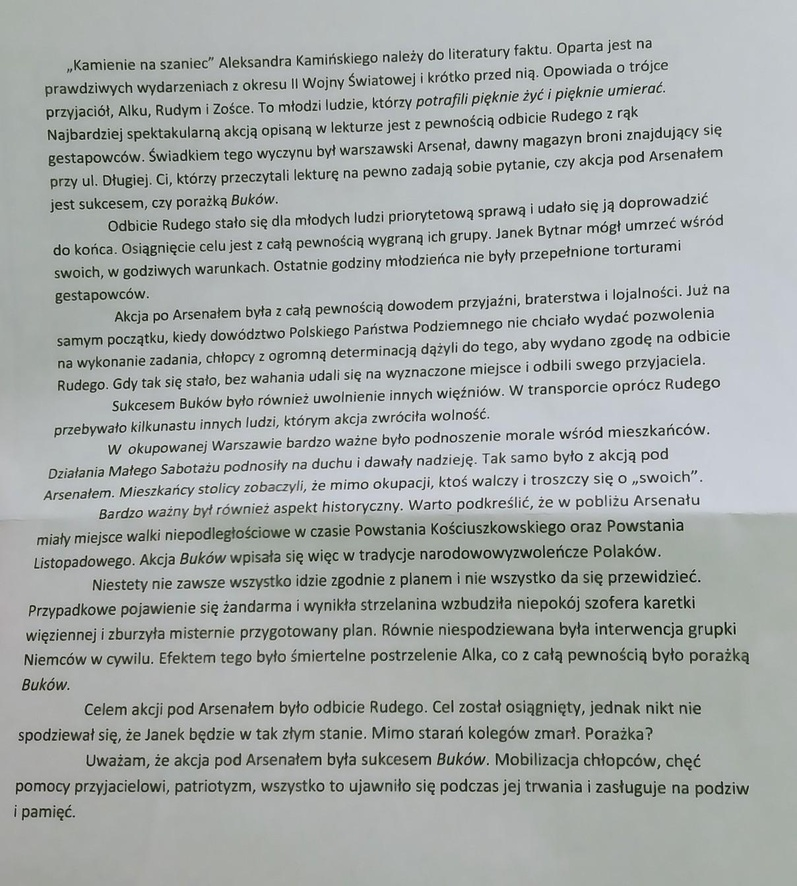
#> input picture ai-path/image-to-black-white/out/image2.jpg, 797 x 886 px, shrunk from 1208 x 1343 before the run
$ jupyter execute --allow-errors calculatingAverage.ipynb
#> lines starting #> are read from the running program, lines starting #| are printed output that depends on the picture; after the words box and inside, x2 and y2 are one past the last pixel; in counts of white or black regions, pixels touching at a corner belong together
[cell 1]
import sys
sys.path.insert(1, "/mnt/c/Users/PC/Desktop/wikolego-repository/ai-path/projects/image-to-black-white/src")

[cell 2]
import os
from PIL import Image


# Sciezki folderow
folder_zrodlowy = "../data"
folder_docelowy = "../out"


# Tworzenie folderu docelowego, jesli nie istnieje
if not os.path.exists(folder_docelowy):
    os.makedirs(folder_docelowy)


# Lista rozszerzen plikow do konwersji
rozszerzenia = [".jpg", ".jpeg", ".png"]


# Petla po plikach w folderze zrodlowym
#> (the rest of this cell did not finish here and is left out)

[cell 3]
import cv2
import numpy as np
from matplotlib import pyplot as plt

nazwy_plikow = [
    # "../out/image1.jpg",
    "../out/image2.jpg",
    "../out/image3.jpg",
    "../out/image4.jpg",
    "../out/image5.jpg"
]

rows = 1
columns = 4

fig = plt.figure(figsize=(16, 8))

images = []

for i, nazwa_pliku in enumerate(nazwy_plikow):
    if not os.path.exists(nazwa_pliku):
        print("plik", nazwa_pliku, "nie istnieje")
        continue

    img = cv2.imread(nazwa_pliku)
#> img is the input picture: shape (886, 797, 3); mean B, G, R 169.3, 170.9, 166.4
    img = cv2.cvtColor(img, cv2.COLOR_BGR2GRAY)
#> img: shape (886, 797)
#> pass 3 of the loop `for i, nazwa_pliku in enumerate(nazwy_plikow):`:
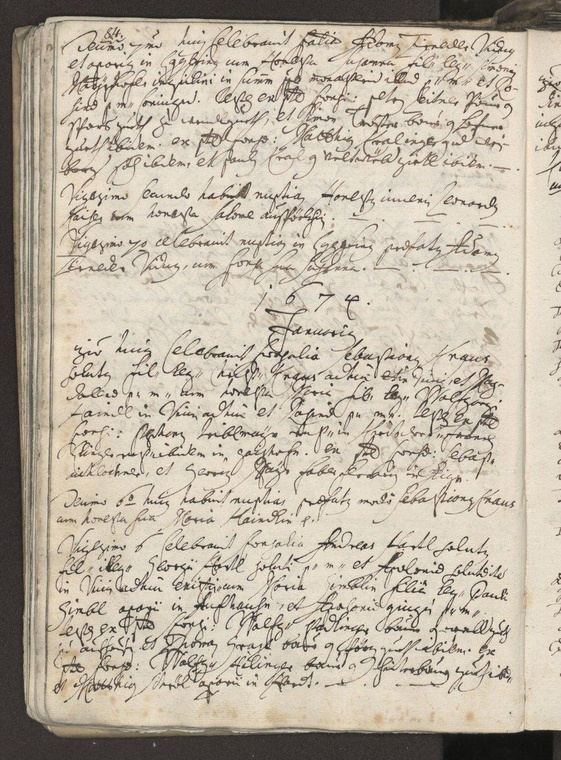
#> input picture ai-path/image-to-black-white/out/image4.jpg, 561 x 760 px, shrunk from 850 x 1152 before the run
#> img is the input picture: shape (760, 561, 3); mean B, G, R 164.9, 180.2, 190.3
#> `img = cv2.cvtColor(img, cv2.COLOR_BGR2GRAY)`:
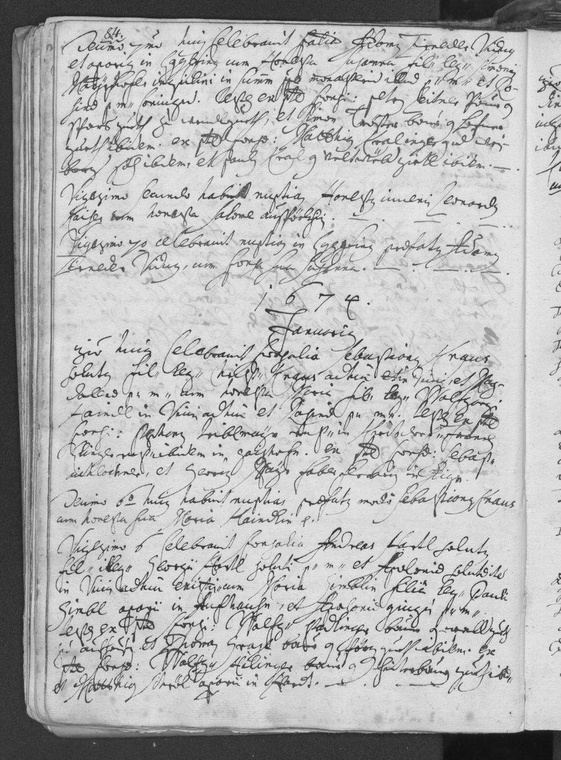
#> img: shape (760, 561); min 11, max 245, mean 181.5
#> the loop made 4 passes; the first 3 are shown
    # img = cv2.filter2D(img, -1, kernel1)

    images.append(img)

    fig.add_subplot(rows, columns, i + 1)
    plt.axis('off')
    plt.imshow(img, cmap=plt.get_cmap('gray'))

plt.show()
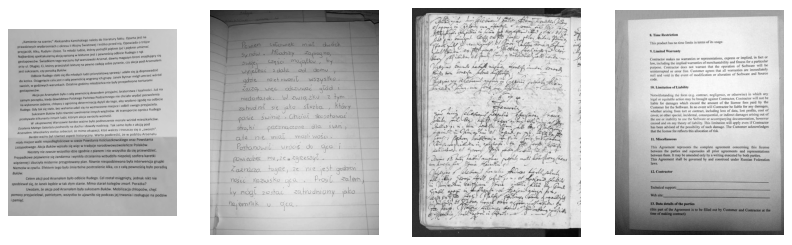
#> figure drawn by matplotlib, 4 panels


# plt.imshow(img, cmap=plt.get_cmap('gray'))

[cell 4]
import matplotlib.gridspec as gridspec

# image = images[2].copy()

rows = 1
columns = 4

fig = plt.figure(figsize=(16, 8))

filtered_images = []

def changeImage(img, rows_cnt, columns_cnt):
    img_height, img_width = img.shape

    # print(img_width, ",", img_height)

    sec_w = img_width // columns_cnt
    sec_h = img_height // rows_cnt
    matrix = np.full((sec_w, sec_h), 1 / (sec_w*sec_h))

    img = cv2.filter2D(img, -1, matrix)
    # print(matrix)

    return img

for i, img in enumerate(images):
    new_img = changeImage(img, 32, 32)
    filtered_images.append(new_img)

    fig.add_subplot(rows, columns, i + 1)
    plt.axis('off')
    plt.imshow(new_img, cmap=plt.get_cmap('gray'))
#> this loop made 4 passes
#> pass 1, in changeImage, `img = cv2.filter2D(img, -1, matrix)`:
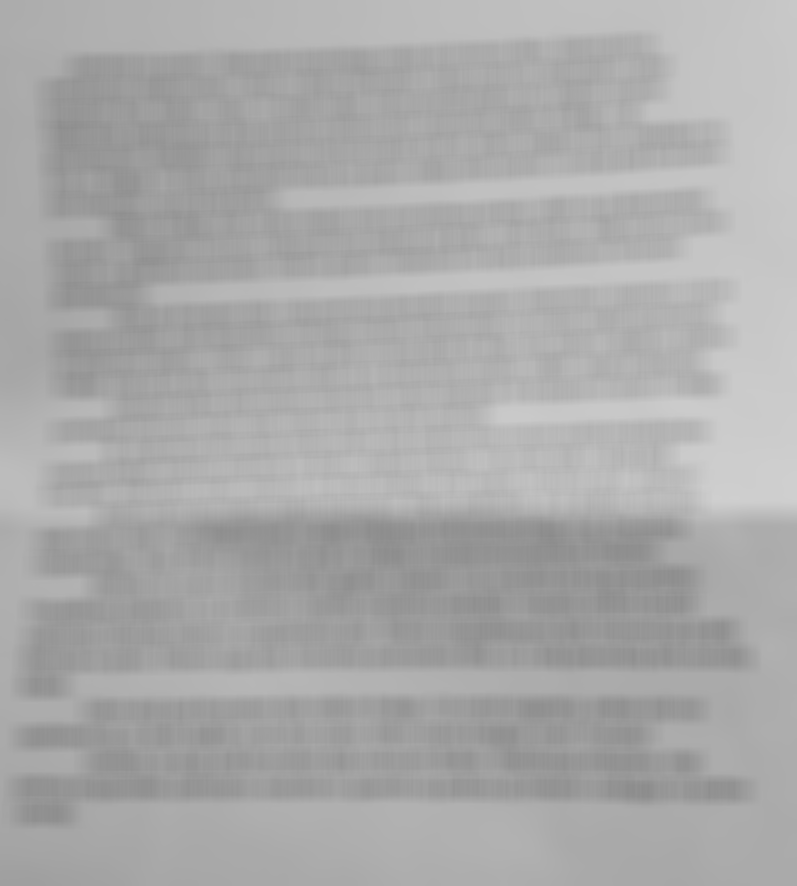
#> img: shape (886, 797); min 139, max 207, mean 169.4
#> pass 2, in changeImage (call 2), `img = cv2.filter2D(img, -1, matrix)`:
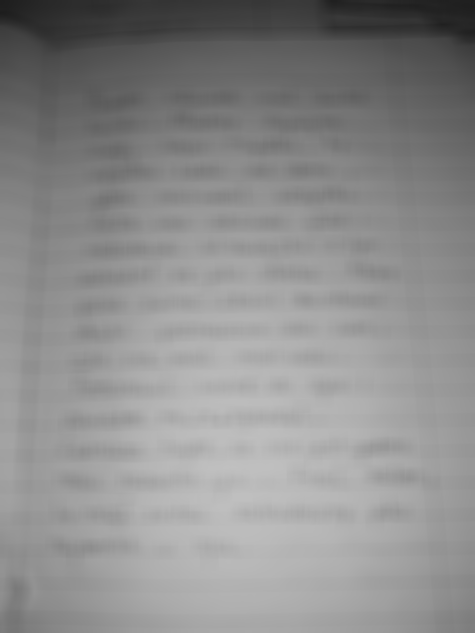
#> img: shape (633, 475); min 29, max 192, mean 140.3
#> pass 3, in changeImage (call 3), `img = cv2.filter2D(img, -1, matrix)`:
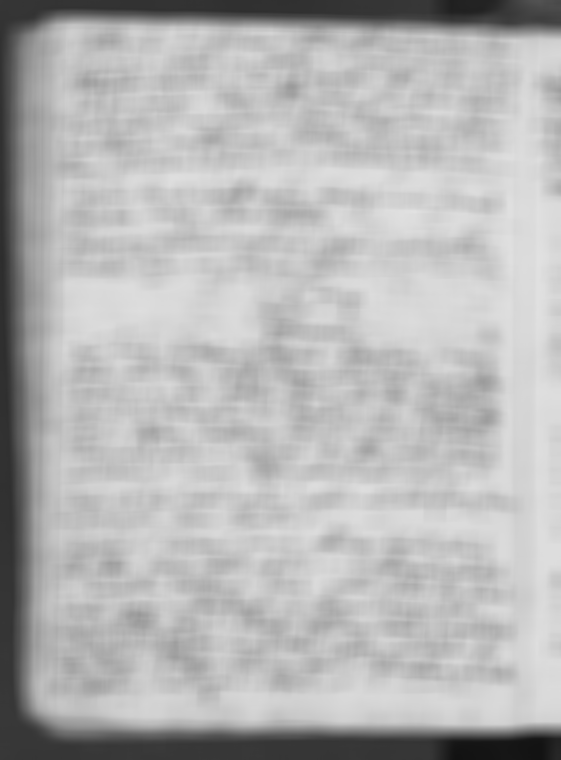
#> img: shape (760, 561); min 18, max 225, mean 181.5

plt.show()
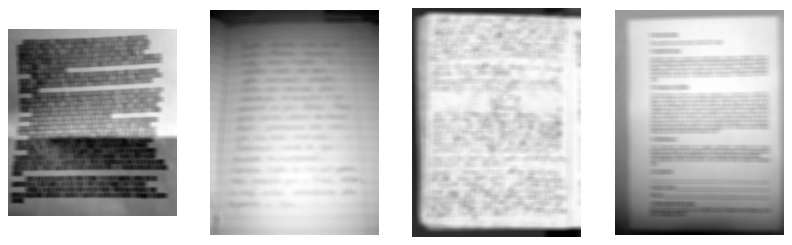
#> figure drawn by matplotlib, 4 panels

[cell 5]
# fig = plt.figure(figsize=(8 * image_width / higher_value, 8 * image_height / higher_value))
fig = plt.figure(figsize=(16, 8))
gs = gridspec.GridSpec(1, 4, figure=fig, wspace=0.3, hspace=0.3)

# print("image sizes")
# print(image_width, "-", image_height)
# print("_________________")

def editImage(image, filtered_image):
    image_height, image_width = image.shape

    for r in range(image_height):
        for c in range(image_width):

            image_part_avg = filtered_image[r, c]
            prog = image_part_avg * 0.825

            if image[r, c] <= prog:
                image[r, c] = 0
            else:
                image[r, c] = 255

    return image

new_images = []

for i, (img, flt_img) in enumerate(zip(images, filtered_images)):
    img_cp = img.copy()
    img_cp = editImage(img_cp, flt_img)
    new_images.append(img_cp)

    fig.add_subplot(gs[0, i])
    plt.axis('off')
    plt.imshow(img_cp, cmap=plt.get_cmap('gray'))
#> this loop made 4 passes
#> pass 1, `img_cp = editImage(img_cp, flt_img)`:
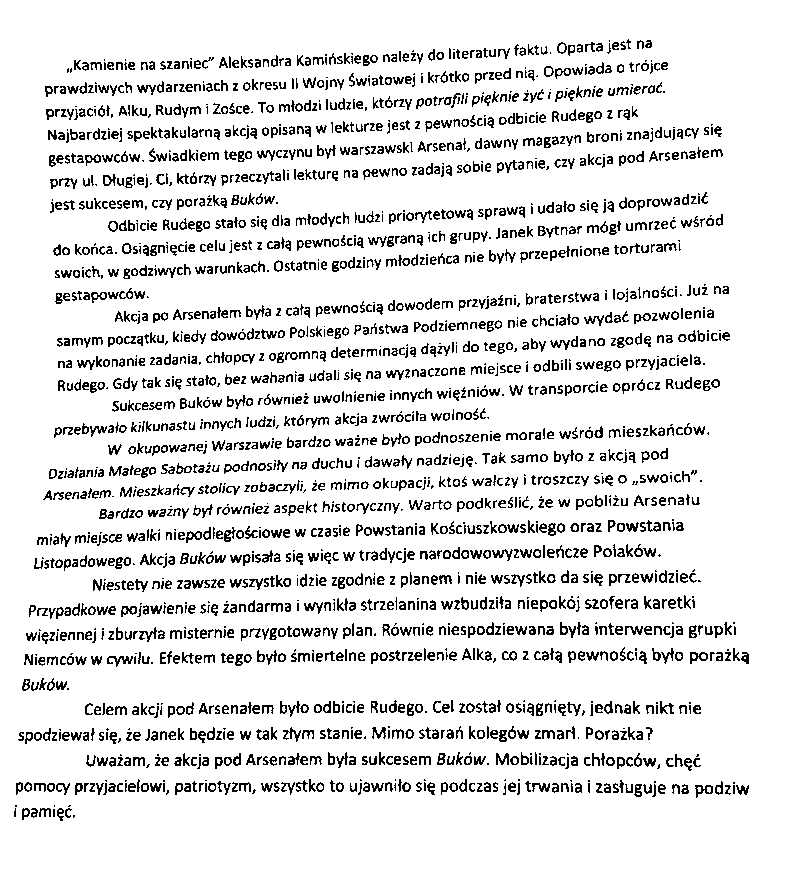
#> img_cp: shape (886, 797); 88.9% white; black in thin lines or dots, all inside (x1, y1, x2, y2) = (14, 39, 749, 821)
#> pass 2, `img_cp = editImage(img_cp, flt_img)`:
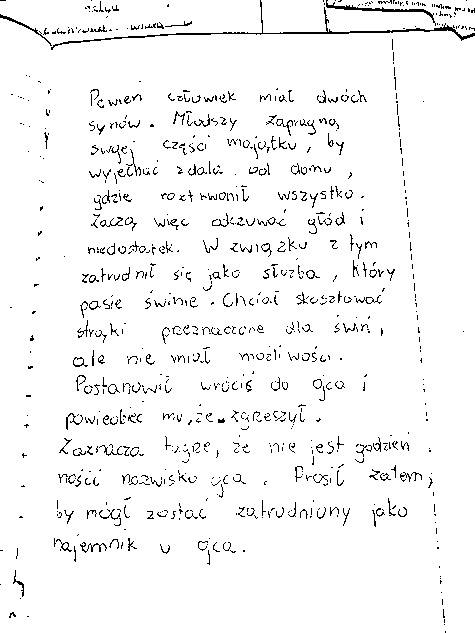
#> img_cp: shape (633, 475); 96.1% white; black in thin lines or dots
#> pass 3, `img_cp = editImage(img_cp, flt_img)`:
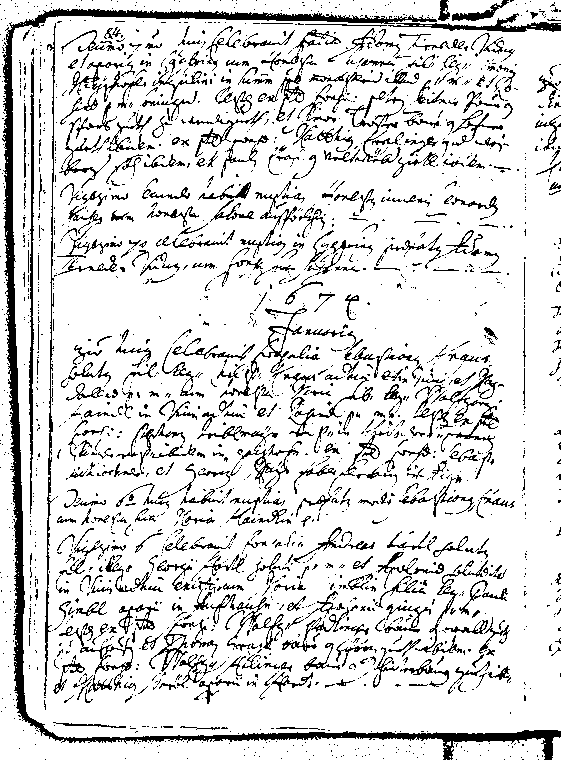
#> img_cp: shape (760, 561); 85.5% white; black in thin lines or dots

plt.show()
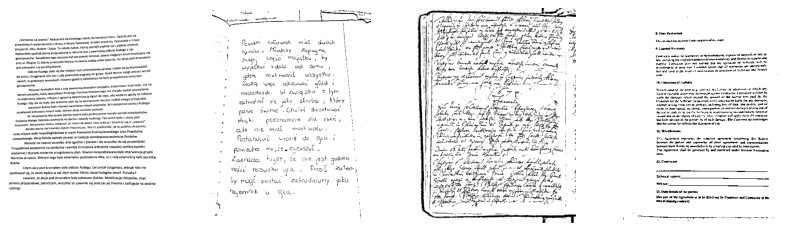
#> figure drawn by matplotlib, 4 panels

[cell 6]
for i, x in enumerate(new_images):
    print(f"saving {i}th image")
    cv2.imwrite(f"../out3/image{i}.jpg", x)
